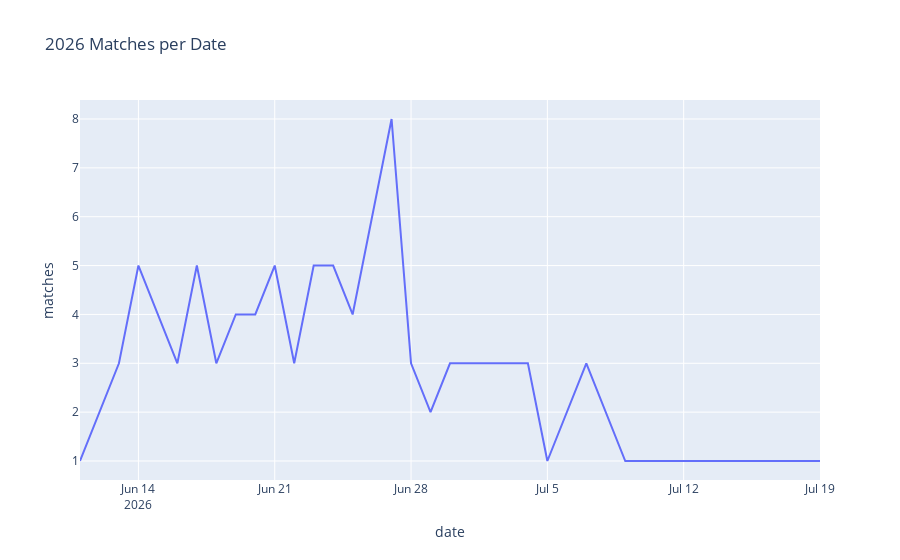

Notebook code cell kept with this figure:
### Code cell
fig = px.line(matches_by_date, x="date", y="matches", title="2026 Matches per Date")
fig

### Figure 1 — Plotly figure (JSON) as saved in the notebook; plotly's stock layout.template omitted (floating-point values rounded to 4 significant figures)
{"data": [{"hovertemplate": "date=%{x}<br>matches=%{y}<extra></extra>", "legendgroup": "", "line": {"color": "#636efa", "dash": "solid"}, "marker": {"symbol": "circle"}, "mode": "lines", "name": "", "orientation": "v", "showlegend": false, "type": "scatter", "x": ["2026-06-11T00:00:00", "2026-06-12T00:00:00", "2026-06-13T00:00:00", "2026-06-14T00:00:00", "2026-06-15T00:00:00", "2026-06-16T00:00:00", "2026-06-17T00:00:00", "2026-06-18T00:00:00", "2026-06-19T00:00:00", "2026-06-20T00:00:00", "2026-06-21T00:00:00", "2026-06-22T00:00:00", "2026-06-23T00:00:00", "2026-06-24T00:00:00", "2026-06-25T00:00:00", "2026-06-26T00:00:00", "2026-06-27T00:00:00", "2026-06-28T00:00:00", "2026-06-29T00:00:00", "2026-06-30T00:00:00", "2026-07-01T00:00:00", "2026-07-02T00:00:00", "2026-07-03T00:00:00", "2026-07-04T00:00:00", "2026-07-05T00:00:00", "2026-07-06T00:00:00", "2026-07-07T00:00:00", "2026-07-09T00:00:00", "2026-07-10T00:00:00", "2026-07-11T00:00:00", "2026-07-12T00:00:00", "2026-07-14T00:00:00", "2026-07-15T00:00:00", "2026-07-18T00:00:00", "2026-07-19T00:00:00"], "xaxis": "x", "y": [1, 2, 3, 5, 4, 3, 5, 3, 4, 4, 5, 3, 5, 5, 4, 6, 8, 3, 2, 3, 3, 3, 3, 3, 1, 2, 3, 1, 1, 1, 1, 1, 1, 1, 1], "yaxis": "y"}], "layout": {"legend": {"tracegroupgap": 0}, "title": {"text": "2026 Matches per Date"}, "xaxis": {"anchor": "y", "domain": [0, 1], "title": {"text": "date"}}, "yaxis": {"anchor": "x", "domain": [0, 1], "title": {"text": "matches"}}}}
